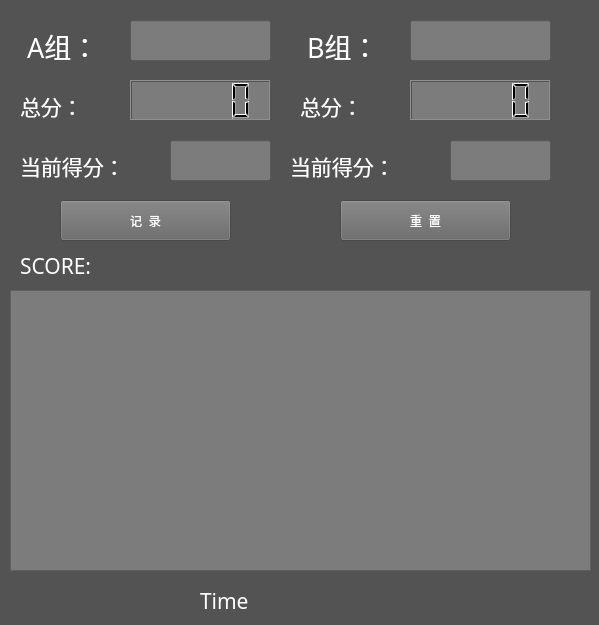
<?xml version="1.0" encoding="UTF-8"?>
<ui version="4.0">
 <class>Form</class>
 <widget class="QWidget" name="Form">
  <property name="geometry">
   <rect>
    <x>0</x>
    <y>0</y>
    <width>599</width>
    <height>625</height>
   </rect>
  </property>
  <property name="windowTitle">
   <string>计分器</string>
  </property>
  <property name="autoFillBackground">
   <bool>false</bool>
  </property>
  <property name="styleSheet">
   <string notr="true">background-color: rgb(83, 83, 83);</string>
  </property>
  <widget class="QTextBrowser" name="textBrowser">
   <property name="geometry">
    <rect>
     <x>10</x>
     <y>290</y>
     <width>581</width>
     <height>281</height>
    </rect>
   </property>
   <property name="styleSheet">
    <string notr="true">color: rgb(255, 255, 255);
font: 12pt &quot;迷你简楷体&quot;;
background-color: rgb(124, 124, 124);</string>
   </property>
   <property name="html">
    <string>&lt;!DOCTYPE HTML PUBLIC &quot;-//W3C//DTD HTML 4.0//EN&quot; &quot;http://www.w3.org/TR/REC-html40/strict.dtd&quot;&gt;
&lt;html&gt;&lt;head&gt;&lt;meta name=&quot;qrichtext&quot; content=&quot;1&quot; /&gt;&lt;style type=&quot;text/css&quot;&gt;
p, li { white-space: pre-wrap; }
&lt;/style&gt;&lt;/head&gt;&lt;body style=&quot; font-family:'迷你简楷体'; font-size:12pt; font-weight:400; font-style:normal;&quot;&gt;
&lt;p style=&quot;-qt-paragraph-type:empty; margin-top:0px; margin-bottom:0px; margin-left:0px; margin-right:0px; -qt-block-indent:0; text-indent:0px; font-family:'SimSun'; font-size:9pt;&quot;&gt;&lt;br /&gt;&lt;/p&gt;&lt;/body&gt;&lt;/html&gt;</string>
   </property>
  </widget>
  <widget class="QLabel" name="label">
   <property name="geometry">
    <rect>
     <x>20</x>
     <y>20</y>
     <width>71</width>
     <height>51</height>
    </rect>
   </property>
   <property name="font">
    <font>
     <family>迷你简粗行楷</family>
     <pointsize>20</pointsize>
    </font>
   </property>
   <property name="styleSheet">
    <string notr="true">color: rgb(255, 255, 255);</string>
   </property>
   <property name="text">
    <string> A组：</string>
   </property>
  </widget>
  <widget class="QLabel" name="label_2">
   <property name="geometry">
    <rect>
     <x>300</x>
     <y>20</y>
     <width>71</width>
     <height>51</height>
    </rect>
   </property>
   <property name="font">
    <font>
     <family>迷你简粗行楷</family>
     <pointsize>20</pointsize>
    </font>
   </property>
   <property name="styleSheet">
    <string notr="true">color: rgb(255, 255, 255);</string>
   </property>
   <property name="text">
    <string> B组：</string>
   </property>
  </widget>
  <widget class="QLabel" name="label_3">
   <property name="geometry">
    <rect>
     <x>20</x>
     <y>80</y>
     <width>121</width>
     <height>51</height>
    </rect>
   </property>
   <property name="font">
    <font>
     <family>迷你简粗行楷</family>
     <pointsize>16</pointsize>
    </font>
   </property>
   <property name="styleSheet">
    <string notr="true">color: rgb(255, 255, 255);</string>
   </property>
   <property name="text">
    <string>总分：</string>
   </property>
  </widget>
  <widget class="QLabel" name="label_4">
   <property name="geometry">
    <rect>
     <x>300</x>
     <y>80</y>
     <width>121</width>
     <height>51</height>
    </rect>
   </property>
   <property name="font">
    <font>
     <family>迷你简粗行楷</family>
     <pointsize>16</pointsize>
    </font>
   </property>
   <property name="styleSheet">
    <string notr="true">color: rgb(255, 255, 255);</string>
   </property>
   <property name="text">
    <string>总分：</string>
   </property>
  </widget>
  <widget class="QLCDNumber" name="BNumber">
   <property name="geometry">
    <rect>
     <x>410</x>
     <y>80</y>
     <width>141</width>
     <height>41</height>
    </rect>
   </property>
   <property name="styleSheet">
    <string notr="true">background-color: rgb(124, 124, 124);</string>
   </property>
  </widget>
  <widget class="QLCDNumber" name="ANumber">
   <property name="geometry">
    <rect>
     <x>130</x>
     <y>80</y>
     <width>141</width>
     <height>41</height>
    </rect>
   </property>
   <property name="styleSheet">
    <string notr="true">background-color: rgb(124, 124, 124);</string>
   </property>
  </widget>
  <widget class="QLineEdit" name="AEdit">
   <property name="geometry">
    <rect>
     <x>130</x>
     <y>20</y>
     <width>141</width>
     <height>41</height>
    </rect>
   </property>
   <property name="styleSheet">
    <string notr="true">background-color: rgb(124, 124, 124);
font: 20pt &quot;迷你简粗行楷&quot;;
color: rgb(255, 255, 255);</string>
   </property>
  </widget>
  <widget class="QLineEdit" name="BEdit">
   <property name="geometry">
    <rect>
     <x>410</x>
     <y>20</y>
     <width>141</width>
     <height>41</height>
    </rect>
   </property>
   <property name="styleSheet">
    <string notr="true">background-color: rgb(124, 124, 124);
color: rgb(255, 255, 255);
font: 20pt &quot;迷你简粗行楷&quot;;</string>
   </property>
  </widget>
  <widget class="QLabel" name="label_5">
   <property name="geometry">
    <rect>
     <x>20</x>
     <y>140</y>
     <width>141</width>
     <height>51</height>
    </rect>
   </property>
   <property name="font">
    <font>
     <family>迷你简粗行楷</family>
     <pointsize>16</pointsize>
    </font>
   </property>
   <property name="styleSheet">
    <string notr="true">color: rgb(255, 255, 255);</string>
   </property>
   <property name="text">
    <string>当前得分：</string>
   </property>
  </widget>
  <widget class="QLineEdit" name="AScoreEdit">
   <property name="geometry">
    <rect>
     <x>170</x>
     <y>140</y>
     <width>101</width>
     <height>41</height>
    </rect>
   </property>
   <property name="styleSheet">
    <string notr="true">background-color: rgb(124, 124, 124);
font: 20pt &quot;迷你简粗行楷&quot;;
color: rgb(255, 255, 255);</string>
   </property>
  </widget>
  <widget class="QLabel" name="label_6">
   <property name="geometry">
    <rect>
     <x>290</x>
     <y>140</y>
     <width>141</width>
     <height>51</height>
    </rect>
   </property>
   <property name="font">
    <font>
     <family>迷你简粗行楷</family>
     <pointsize>16</pointsize>
    </font>
   </property>
   <property name="styleSheet">
    <string notr="true">color: rgb(255, 255, 255);</string>
   </property>
   <property name="text">
    <string>当前得分：</string>
   </property>
  </widget>
  <widget class="QLineEdit" name="BScoreEdit">
   <property name="geometry">
    <rect>
     <x>450</x>
     <y>140</y>
     <width>101</width>
     <height>41</height>
    </rect>
   </property>
   <property name="styleSheet">
    <string notr="true">background-color: rgb(124, 124, 124);
font: 20pt &quot;迷你简粗行楷&quot;;
color: rgb(255, 255, 255);</string>
   </property>
  </widget>
  <widget class="QPushButton" name="RecordButton">
   <property name="geometry">
    <rect>
     <x>60</x>
     <y>200</y>
     <width>171</width>
     <height>41</height>
    </rect>
   </property>
   <property name="styleSheet">
    <string notr="true">font: 20pt &quot;钟齐王庆华毛笔简体&quot;;
color: rgb(255, 255, 255);
background-color: rgb(102, 102, 102);</string>
   </property>
   <property name="text">
    <string>记  录</string>
   </property>
  </widget>
  <widget class="QLabel" name="label_7">
   <property name="geometry">
    <rect>
     <x>20</x>
     <y>240</y>
     <width>141</width>
     <height>51</height>
    </rect>
   </property>
   <property name="font">
    <font>
     <family>迷你简粗行楷</family>
     <pointsize>16</pointsize>
    </font>
   </property>
   <property name="styleSheet">
    <string notr="true">color: rgb(255, 255, 255);</string>
   </property>
   <property name="text">
    <string>SCORE:</string>
   </property>
  </widget>
  <widget class="QLabel" name="Timelabel">
   <property name="geometry">
    <rect>
     <x>200</x>
     <y>590</y>
     <width>361</width>
     <height>21</height>
    </rect>
   </property>
   <property name="font">
    <font>
     <family>迷你简粗行楷</family>
     <pointsize>16</pointsize>
    </font>
   </property>
   <property name="styleSheet">
    <string notr="true">color: rgb(255, 255, 255);</string>
   </property>
   <property name="text">
    <string>Time</string>
   </property>
  </widget>
  <widget class="QPushButton" name="ResetButton">
   <property name="geometry">
    <rect>
     <x>340</x>
     <y>200</y>
     <width>171</width>
     <height>41</height>
    </rect>
   </property>
   <property name="styleSheet">
    <string notr="true">font: 20pt &quot;钟齐王庆华毛笔简体&quot;;
color: rgb(255, 255, 255);
background-color: rgb(102, 102, 102);</string>
   </property>
   <property name="text">
    <string>重  置</string>
   </property>
  </widget>
  <zorder>label_7</zorder>
  <zorder>textBrowser</zorder>
  <zorder>label</zorder>
  <zorder>label_2</zorder>
  <zorder>label_3</zorder>
  <zorder>label_4</zorder>
  <zorder>BNumber</zorder>
  <zorder>ANumber</zorder>
  <zorder>AEdit</zorder>
  <zorder>BEdit</zorder>
  <zorder>label_5</zorder>
  <zorder>AScoreEdit</zorder>
  <zorder>label_6</zorder>
  <zorder>BScoreEdit</zorder>
  <zorder>RecordButton</zorder>
  <zorder>Timelabel</zorder>
  <zorder>ResetButton</zorder>
 </widget>
 <tabstops>
  <tabstop>AEdit</tabstop>
  <tabstop>BEdit</tabstop>
  <tabstop>AScoreEdit</tabstop>
  <tabstop>BScoreEdit</tabstop>
  <tabstop>RecordButton</tabstop>
  <tabstop>ResetButton</tabstop>
  <tabstop>textBrowser</tabstop>
 </tabstops>
 <resources>
  <include location="qr.qrc"/>
 </resources>
 <connections/>
</ui>
